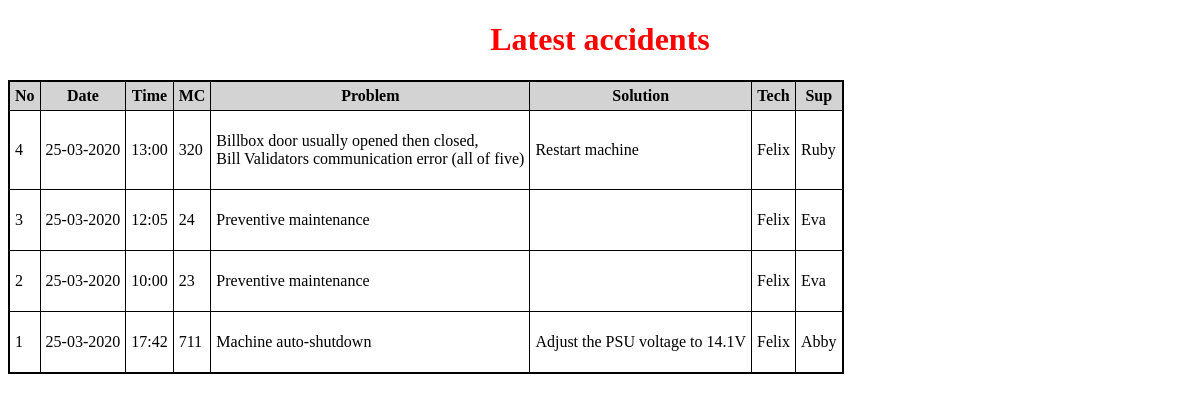
The page / on the database its author committed.
### records/models.py (models this page shows, shortened)
class Record(models.Model):
    machine_no = models.CharField(max_length=3)
    problem = models.TextField()
    solution = models.TextField(blank=True)
    done_by = models.CharField(max_length=64)
    supervised_by = models.CharField(max_length=64)
    datestamp = models.DateField()
    timestamp = models.TimeField()

### records/views.py (the view)
# urls.py: path('', views.index)
def index(request):
    records = Record.objects.all().order_by('-id')
    context = {
        "records": records,
    }
    return render(request, "records/index.html", context)

### records/templates/records/index.html (shortened to what this page needs)
<!DOCTYPE html>
<html lang="en">
<head>
    {% load static %}
    <link rel="stylesheet" href="{% static 'css/layout.css' %}">
</head>
<body>
    <h1>Latest accidents</h1>
    <table>
        <tr>
            <th>No</th>
            <th>Date</th>
            <th>Time</th>
            <th>MC</th>
            <th>Problem</th>
            <th>Solution</th>
            <th>Tech</th>
            <th>Sup</th>
        </tr>
        {% for record in records %}
        <tr>
            <td>{{ record.id }}</td>
            <td>{{ record.datestamp|date:'d-m-Y' }}</td>
            <td>{{ record.timestamp|date:'H:i'}}</td>
            <td>{{ record.machine_no }}</td>
            <td>{{ record.problem|linebreaks }}</td>
            <td>{{ record.solution }}</td>
            <td>{{ record.done_by }}</td>
            <td>{{ record.supervised_by }}</td>
        </tr>
        {% endfor %}
    </table>
</body>
</html>

### statics/css/layout.css (style rules this page uses)
h1 { color: red; text-align: center; }
table { border: 2px solid black; border-collapse: collapse; }
th, td { border: 1px solid black; padding: 5px; }
th { background-color: lightgrey; }

### rows shown on the page
Record: id "4", datestamp "25-03-2020", timestamp "13:00", machine_no "320", problem "Billbox door usually opened then closed, Bill Validators communication error (all of five)", solution "Restart machine", done_by "Felix", supervised_by "Ruby"
Record: id "3", datestamp "25-03-2020", timestamp "12:05", machine_no "24", problem "Preventive maintenance", done_by "Felix", supervised_by "Eva"
Record: id "2", datestamp "25-03-2020", timestamp "10:00", machine_no "23", problem "Preventive maintenance", done_by "Felix", supervised_by "Eva"
Record: id "1", datestamp "25-03-2020", timestamp "17:42", machine_no "711", problem "Machine auto-shutdown", solution "Adjust the PSU voltage to 14.1V", done_by "Felix", supervised_by "Abby"
